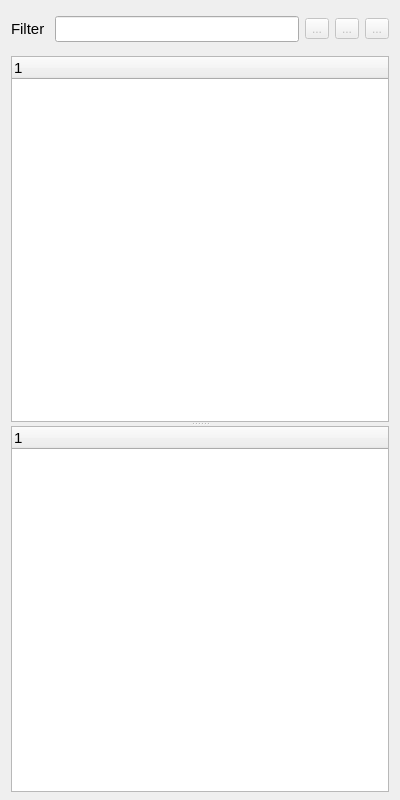
<?xml version="1.0" encoding="UTF-8"?>
<ui version="4.0">
 <class>UsdOutlinerView</class>
 <widget class="QWidget" name="UsdOutlinerView">
  <property name="geometry">
   <rect>
    <x>0</x>
    <y>0</y>
    <width>400</width>
    <height>800</height>
   </rect>
  </property>
  <property name="windowTitle">
   <string>Form</string>
  </property>
  <layout class="QVBoxLayout" name="verticalLayout_4">
   <property name="topMargin">
    <number>8</number>
   </property>
   <property name="bottomMargin">
    <number>8</number>
   </property>
   <item>
    <widget class="QWidget" name="filterWidget" native="true">
     <layout class="QHBoxLayout" name="horizontalLayout_4">
      <property name="leftMargin">
       <number>0</number>
      </property>
      <property name="topMargin">
       <number>8</number>
      </property>
      <property name="rightMargin">
       <number>0</number>
      </property>
      <property name="bottomMargin">
       <number>8</number>
      </property>
      <item>
       <widget class="QLabel" name="label_4">
        <property name="font">
         <font>
          <pointsize>11</pointsize>
         </font>
        </property>
        <property name="text">
         <string>Filter </string>
        </property>
       </widget>
      </item>
      <item>
       <widget class="QLineEdit" name="filter">
        <property name="font">
         <font>
          <pointsize>11</pointsize>
         </font>
        </property>
       </widget>
      </item>
      <item>
       <widget class="QToolButton" name="clear">
        <property name="enabled">
         <bool>false</bool>
        </property>
        <property name="text">
         <string>...</string>
        </property>
        <property name="icon">
         <iconset>
          <normaloff>:/icons/resources/Clear.png</normaloff>
          <disabledoff>:/icons/resources/ClearDisabled.png</disabledoff>:/icons/resources/Clear.png</iconset>
        </property>
       </widget>
      </item>
      <item>
       <widget class="QToolButton" name="collapse">
        <property name="enabled">
         <bool>false</bool>
        </property>
        <property name="text">
         <string>...</string>
        </property>
        <property name="icon">
         <iconset>
          <normaloff>:/icons/resources/Collapse.png</normaloff>
          <disabledoff>:/icons/resources/CollapseDisabled.png</disabledoff>:/icons/resources/Collapse.png</iconset>
        </property>
        <property name="shortcut">
         <string/>
        </property>
       </widget>
      </item>
      <item>
       <widget class="QToolButton" name="expand">
        <property name="enabled">
         <bool>false</bool>
        </property>
        <property name="text">
         <string>...</string>
        </property>
        <property name="icon">
         <iconset>
          <normaloff>:/icons/resources/Expand.png</normaloff>
          <disabledoff>:/icons/resources/ExpandDisabled.png</disabledoff>:/icons/resources/Expand.png</iconset>
        </property>
        <property name="shortcut">
         <string/>
        </property>
       </widget>
      </item>
     </layout>
    </widget>
   </item>
   <item>
    <widget class="QWidget" name="dockWidget" native="true">
     <property name="minimumSize">
      <size>
       <width>0</width>
       <height>0</height>
      </size>
     </property>
     <layout class="QVBoxLayout" name="verticalLayout_3">
      <property name="leftMargin">
       <number>0</number>
      </property>
      <property name="topMargin">
       <number>0</number>
      </property>
      <property name="rightMargin">
       <number>0</number>
      </property>
      <property name="bottomMargin">
       <number>0</number>
      </property>
      <item>
       <widget class="QSplitter" name="splitter">
        <property name="orientation">
         <enum>Qt::Orientation::Vertical</enum>
        </property>
        <widget class="usd::StageTree" name="stageTree">
         <property name="minimumSize">
          <size>
           <width>0</width>
           <height>0</height>
          </size>
         </property>
         <property name="baseSize">
          <size>
           <width>0</width>
           <height>0</height>
          </size>
         </property>
         <property name="font">
          <font>
           <pointsize>11</pointsize>
          </font>
         </property>
         <property name="alternatingRowColors">
          <bool>true</bool>
         </property>
         <property name="selectionMode">
          <enum>QAbstractItemView::SelectionMode::ExtendedSelection</enum>
         </property>
         <column>
          <property name="text">
           <string notr="true">1</string>
          </property>
         </column>
        </widget>
        <widget class="usd::PropertyTree" name="propertyTree">
         <property name="sizePolicy">
          <sizepolicy hsizetype="Expanding" vsizetype="MinimumExpanding">
           <horstretch>0</horstretch>
           <verstretch>0</verstretch>
          </sizepolicy>
         </property>
         <property name="maximumSize">
          <size>
           <width>16777215</width>
           <height>16777215</height>
          </size>
         </property>
         <property name="font">
          <font>
           <pointsize>11</pointsize>
          </font>
         </property>
         <property name="alternatingRowColors">
          <bool>true</bool>
         </property>
         <column>
          <property name="text">
           <string notr="true">1</string>
          </property>
         </column>
        </widget>
       </widget>
      </item>
     </layout>
    </widget>
   </item>
  </layout>
 </widget>
 <customwidgets>
  <customwidget>
   <class>usd::StageTree</class>
   <extends>QTreeWidget</extends>
   <header>../../../sources/usdstagetree.h</header>
  </customwidget>
  <customwidget>
   <class>usd::PropertyTree</class>
   <extends>QTreeWidget</extends>
   <header>../../../sources/usdpropertytree.h</header>
  </customwidget>
 </customwidgets>
 <resources/>
 <connections/>
</ui>
